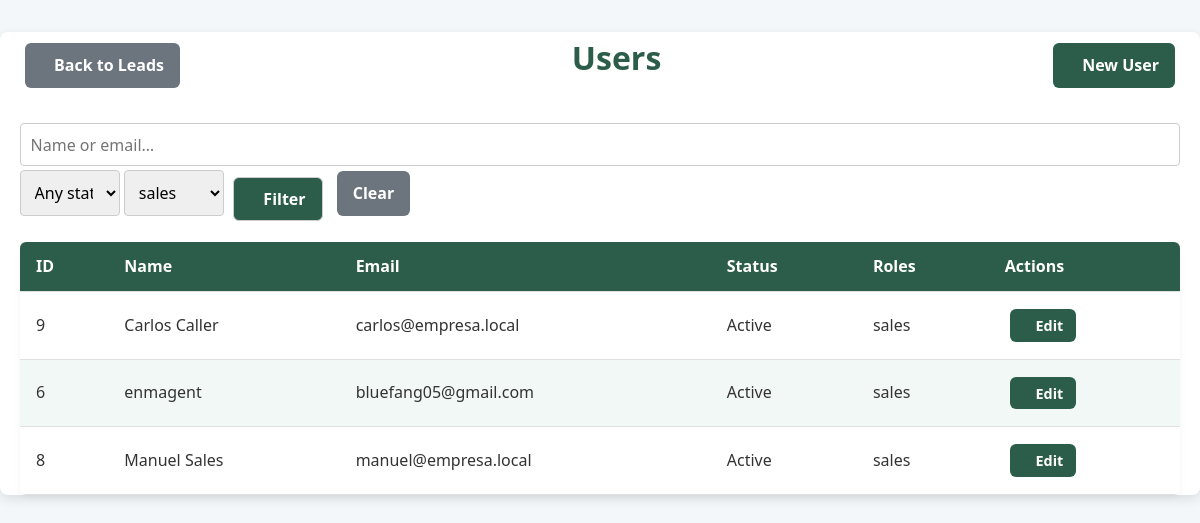
Screenshot of /admin/users.php?role=3 (signed in) with the database file from the repository.
### tables this page shows
CREATE TABLE `users` (
  `id` int(11) NOT NULL,
  `name` varchar(100) NOT NULL,
  `email` varchar(100) NOT NULL,
  `password_hash` varchar(255) NOT NULL,
  `status` enum('active','inactive') NOT NULL DEFAULT 'active',
  `created_at` datetime NOT NULL DEFAULT current_timestamp(),
  `updated_at` datetime NOT NULL DEFAULT current_timestamp() ON UPDATE current_timestamp()
);

### admin/users.php (the view, shortened to what this page needs)
<?php
$pdo = getPDO();
$where   = [];
$params  = [];
if (!empty($_GET['role'])) {
    $where[]  = "ur.role_id = ?";
    $params[] = $_GET['role'];
}
$whereSql = $where ? 'WHERE '.implode(' AND ', $where) : '';
$sql = "
    SELECT u.id, u.name, u.email, u.status, GROUP_CONCAT(r.name SEPARATOR ', ') AS roles
    FROM users u
    LEFT JOIN user_roles ur ON u.id = ur.user_id
    LEFT JOIN roles r ON ur.role_id = r.id
    $whereSql
    GROUP BY u.id
    ORDER BY u.name
";
$stmt = $pdo->prepare($sql);
$stmt->execute($params);
$users = $stmt->fetchAll(PDO::FETCH_ASSOC);
$roleStmt = $pdo->query("SELECT id, name FROM roles ORDER BY name");
$roles = $roleStmt->fetchAll(PDO::FETCH_ASSOC);
?>
<!DOCTYPE html>
<html lang="en">
<head>
  <link rel="stylesheet" href="../assets/css/app.css">
</head>
<body>
  <div class="container">
    <div class="header-actions">
      <a href="../leads/list.php" class="btn btn-secondary">
        <i class="fas fa-arrow-left"></i> Back to Leads
      </a>
      <h1>Users</h1>
      <a href="user_create.php" class="btn">
        <i class="fas fa-user-plus"></i> New User
      </a>
    </div>
    <form method="get" class="filters-form">
      <input
        type="text"
        name="search"
        placeholder="Name or email…"
        value="<?= htmlspecialchars($_GET['search'] ?? '') ?>"
      >
      <select name="status">
        <option value="">Any status</option>
      </select>
      <select name="role">
        <?php foreach ($roles as $role): ?>
          <option value="<?= $role['id'] ?>" <?= ($_GET['role'] ?? '')==$role['id'] ? 'selected' : '' ?>>
            <?= htmlspecialchars($role['name']) ?>
          </option>
        <?php endforeach; ?>
      </select>
      <button type="submit" class="btn">
        <i class="fas fa-filter"></i> Filter
      </button>
      <a href="users.php" class="btn btn-secondary">Clear</a>
    </form>
    <table class="table">
      <thead>
        <tr>
          <th>ID</th>
          <th>Name</th>
          <th>Email</th>
          <th>Status</th>
          <th>Roles</th>
          <th>Actions</th>
        </tr>
      </thead>
      <tbody>
        <?php if (empty($users)): ?>
          <tr>
            <td colspan="6" style="text-align:center;">No users found.</td>
          </tr>
        <?php else: foreach ($users as $u): ?>
          <tr>
            <td><?= $u['id'] ?></td>
            <td><?= htmlspecialchars($u['name']) ?></td>
            <td><?= htmlspecialchars($u['email']) ?></td>
            <td><?= ucfirst(htmlspecialchars($u['status'])) ?></td>
            <td><?= htmlspecialchars($u['roles']) ?></td>
            <td>
              <a href="user_edit.php?id=<?= $u['id'] ?>" class="btn btn-sm">
                <i class="fas fa-edit"></i> Edit
              </a>
            </td>
          </tr>
        <?php endforeach; endif; ?>
      </tbody>
    </table>
  </div>
</body>
</html>

### assets/css/app.css (style rules this page uses)
*, *:before, *:after { box-sizing: border-box; margin: 0; padding: 0; }
body { font-family: 'Segoe UI', Tahoma, Geneva, Verdana, sans-serif; background-color: #f4f7fa; color: #333; line-height: 1.6; font-size: 1rem; }
a { text-decoration: none; color: inherit; }
button, input, select, textarea { font-family: inherit; font-size: inherit; padding: 0.5rem; border: 1px solid #ccc; border-radius: 4px; outline: none; transition: border-color 0.3s ease; }
.container { max-width: 1200px; margin: 0 auto; padding: 2rem; background-color: #ffffff; border-radius: 8px; box-shadow: 0 4px 12px rgba(0, 0, 0, 0.1); }
h1, h2, h3, h4, h5, h6 { font-weight: bold; margin-bottom: 1rem; color: #2c5d4a; }
h1 { font-size: 2rem; }
.btn { margin: 5px; display: inline-flex; align-items: center; gap: 0.5rem; padding: 0.6rem 1rem; background-color: #2c5d4a; color: white; text-decoration: none; border-radius: 6px; font-weight: bold; cursor: pointer; transition: background-color 0.3s ease; }
.btn-sm { padding: 0.3rem 0.8rem; font-size: 0.9rem; }
.btn-secondary { background-color: #6c757d; }
.header-actions { display: flex; justify-content: space-between; align-items: center; margin-bottom: 1.5rem; }
input[type="text"], input[type="email"], input[type="password"], input[type="tel"], select, textarea { width: 100%; padding: 0.6rem; border: 1px solid #ccc; border-radius: 4px; transition: border-color 0.3s ease; }
.table { width: 100%; border-collapse: collapse; margin-bottom: 1.5rem; background-color: #fff; border-radius: 6px; overflow: hidden; box-shadow: 0 2px 6px rgba(0, 0, 0, 0.05); }
.table th, .table td { padding: 12px 16px; border-bottom: 1px solid #e0e0e0; }
.table th { background-color: #2c5d4a; color: #fff; font-weight: 600; text-align: left; }
.table tr:nth-child(even) { background-color: #f2f8f5; }
.table thead { position: sticky; top: 0; background-color: #2c5d4a; color: white; z-index: 1; }
select { width: 100px; }
.container { max-width: 1200px; margin: 2em auto; padding: 0 20px; }
table { width: 100%; border-collapse: collapse; margin-top: 1em; }
th, td { padding: 0.75em; text-align: left; vertical-align: middle; border-bottom: 1px solid #ddd; }
th { background-color: #ecf0f1; }

### rows the page displays
users: id "9", name "Carlos Caller", email "carlos@empresa.local", status "Active", roles "sales"
users: id "6", name "enmagent", email "bluefang05@gmail.com", status "Active", roles "sales"
users: id "8", name "Manuel Sales", email "manuel@empresa.local", status "Active", roles "sales"

### other values shown
form field role "sales"
